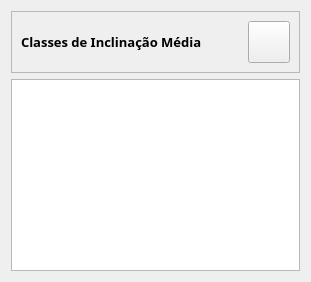
            <widget class="QWidget" name="Inclinao">
             <layout class="QVBoxLayout" name="verticalLayout_11">
              <item>
               <widget class="QFrame" name="frame_11">
                <property name="frameShape">
                 <enum>QFrame::StyledPanel</enum>
                </property>
                <property name="frameShadow">
                 <enum>QFrame::Raised</enum>
                </property>
                <layout class="QHBoxLayout" name="horizontalLayout_12">
                 <item>
                  <widget class="QLabel" name="label_60">
                   <property name="font">
                    <font>
                     <family>Poppins SemiBold</family>
                     <pointsize>10</pointsize>
                     <weight>75</weight>
                     <bold>true</bold>
                    </font>
                   </property>
                   <property name="text">
                    <string>Classes de Inclinação Média</string>
                   </property>
                  </widget>
                 </item>
                 <item>
                  <spacer name="horizontalSpacer_7">
                   <property name="orientation">
                    <enum>Qt::Horizontal</enum>
                   </property>
                   <property name="sizeHint" stdset="0">
                    <size>
                     <width>40</width>
                     <height>20</height>
                    </size>
                   </property>
                  </spacer>
                 </item>
                 <item>
                  <widget class="QPushButton" name="button_open_5">
                   <property name="minimumSize">
                    <size>
                     <width>42</width>
                     <height>42</height>
                    </size>
                   </property>
                   <property name="text">
                    <string/>
                   </property>
                  </widget>
                 </item>
                </layout>
               </widget>
              </item>
              <item>
               <widget class="QTableWidget" name="tab_6">
                <property name="font">
                 <font>
                  <family>Poppins SemiBold</family>
                  <pointsize>8</pointsize>
                  <weight>75</weight>
                  <bold>true</bold>
                 </font>
                </property>
                <property name="frameShadow">
                 <enum>QFrame::Plain</enum>
                </property>
                <property name="lineWidth">
                 <number>10</number>
                </property>
                <property name="sortingEnabled">
                 <bool>true</bool>
                </property>
                <attribute name="horizontalHeaderDefaultSectionSize">
                 <number>150</number>
                </attribute>
                <attribute name="horizontalHeaderMinimumSectionSize">
                 <number>50</number>
                </attribute>
                <attribute name="verticalHeaderVisible">
                 <bool>false</bool>
                </attribute>
                <attribute name="verticalHeaderDefaultSectionSize">
                 <number>80</number>
                </attribute>
                <attribute name="verticalHeaderMinimumSectionSize">
                 <number>40</number>
                </attribute>
               </widget>
              </item>
             </layout>
            </widget>
